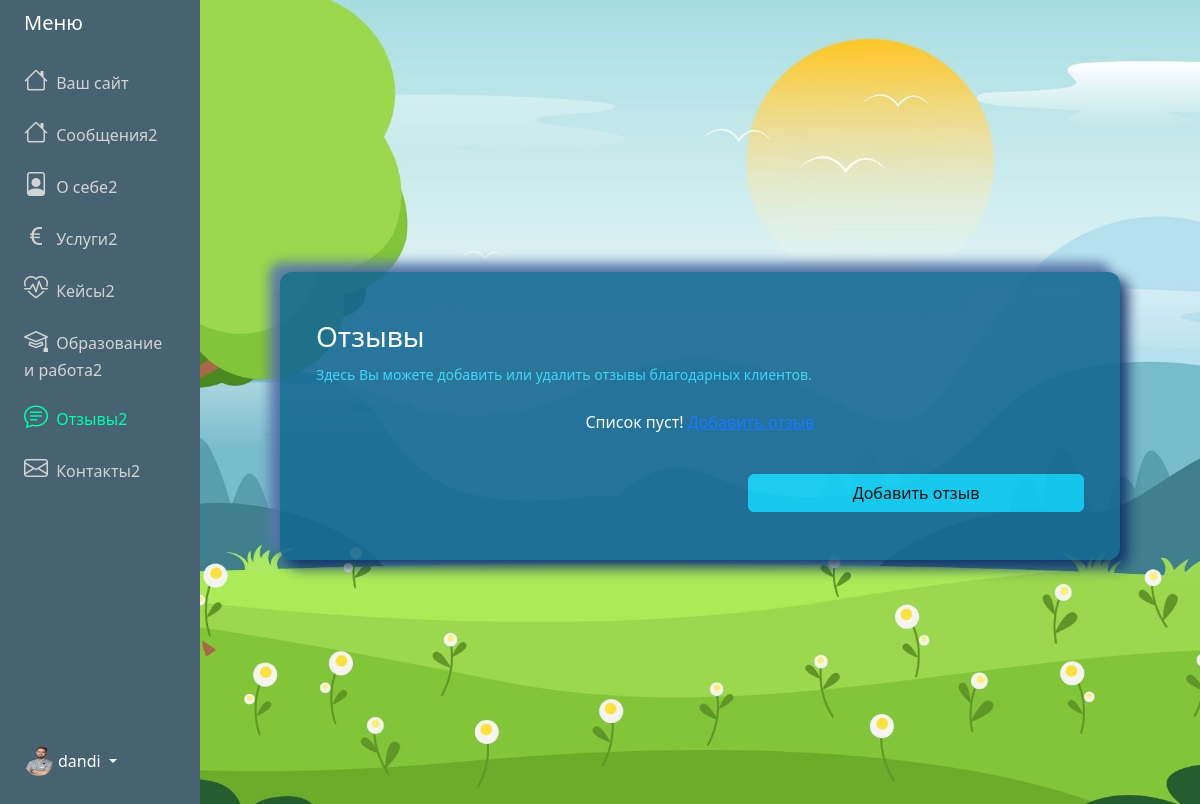
Page /adminPanel/feedbacks/ (signed in) on the earlier database version.
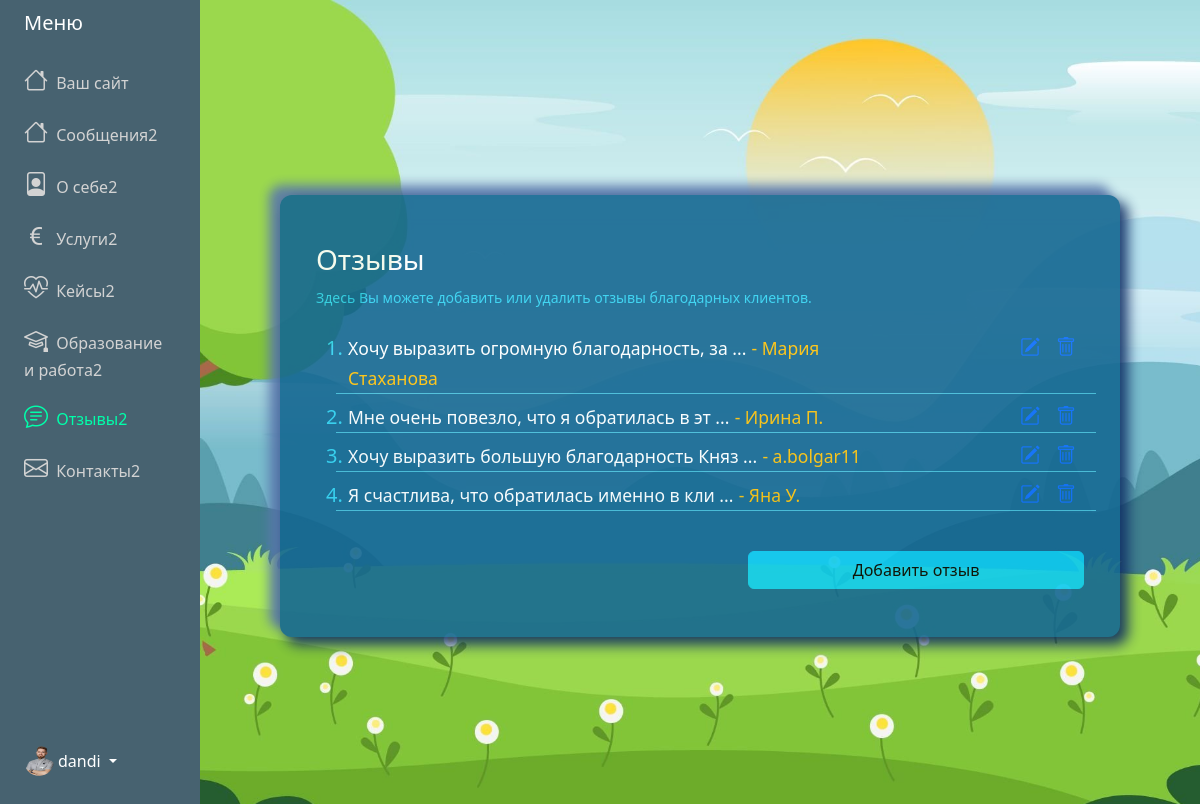
Same page on the later database version.
### adminPanel/models.py (models this page shows)
class Feedback(models.Model):
    name = models.CharField('Имя', max_length=200, null=False, blank=False)
    text = models.TextField('Отзыв', null=False, blank=False)
    original_img = models.ImageField(upload_to="Feedback_img", null=True, blank=True)
    user = models.ForeignKey(User, on_delete=models.CASCADE)

### adminPanel/views.py (the view)
# urls.py: path('adminPanel/feedbacks/', FeedbackView.as_view(), name="feedbacks"),
class  FeedbackView(LoginRequiredMixin,ListView):
    model = Feedback
    template_name = "adminPanel/feedbacks.html"
    context_object_name = "posts"
    def get_context_data(self, **kwargs):
        context = super().get_context_data(**kwargs)
        context['title'] = 'Отзывы'
        context['active'] = 'feedbacks'
        context['menu'] = request_menu(self.request)
        return context

### adminPanel/views.py (called while the page is built)
def request_menu(request):
    user_id = request.user.id  # Получаем id текущего пользователя
    menu = Menu.objects.filter(user_id=user_id).first()  # Используем user_id для фильтрации
    return menu

### adminPanel/templates/adminPanel/feedbacks.html (shortened to what this page needs)
{% extends "adminPanel/base.html" %}
{% block content %}
<div class="container vh-100 d-flex align-items-center">
    <div id="innerPage">
        <div class="row align-items-center justify-content-center">
            <div class="col-12 text-white px-5 pt-5">
                <div class="lead">
                    <h3>Отзывы</h3>
                    <p class="fs-6 mb-4">
                        <small class="label-color">Здесь Вы можете добавить или удалить отзывы благодарных клиентов.</small>
                    </p>
                </div>
                {% if posts %}
                <ol class="categories">
                    {% for post in posts %}
                    <li class="label-color fs-5">
                        <div class="row mt-2" style="border-bottom: 1px solid #45bdd9;">
                            <div class="col-9">
                                <a href="#" style="text-decoration: none;color: #ffffff;">
                                    <small>{{ post.text|slice:":40" }} ...</small>
                                    <small class="text-warning"> - {{ post.name }}</small>
                                </a>
                            </div>
                            <div class="task-controls col-3 card-text d-flex">
                                <a class="edit px-2 ms-auto" href="#">
                                    <i class="bi bi-pencil-square"></i></a>
                                <a class="edit px-2" href="#"><i class="bi bi-trash"></i></a>
                            </div>
                        </div>
                    </li>
                    {%endfor%}
                </ol>
                {% else %}
                <p class="text-center"> Список пуст!
                    <a href="{% url 'create-feedback' %}">Добавить отзыв</a>
                </p>
                {% endif %}
            </div>
        </div>
        <div class="row align-items-center justify-content-center">
            <div class="col-sm-6 col-xs-12 d-sm-block  px-5 pb-5">
                <a href="{% url 'create-feedback' %}" class="btn btn-info mt-4 w-100"
                    id="ed-and-work-brn">Добавить отзыв</a>
            </div>
        </div>
    </div>
</div>
{% endblock content %}

Differences in the rows shown:
added Feedback: text "Хочу выразить огромную благодарность, за", name "Мария Стаханова"
added Feedback: text "Мне очень повезло, что я обратилась в эт", name "Ирина П."
added Feedback: text "Хочу выразить большую благодарность Княз", name "a.bolgar11"
added Feedback: text "Я счастлива, что обратилась именно в кли", name "Яна У."
Other differences:
text no longer shown: "Список пуст!"
